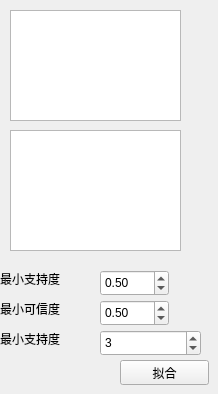
         <widget class="QWidget" name="page_55">
          <widget class="QPushButton" name="correlation_analysis_Apriori_Btn">
           <property name="geometry">
            <rect>
             <x>120</x>
             <y>360</y>
             <width>89</width>
             <height>25</height>
            </rect>
           </property>
           <property name="text">
            <string>拟合</string>
           </property>
          </widget>
          <widget class="QLabel" name="label_12">
           <property name="geometry">
            <rect>
             <x>0</x>
             <y>270</y>
             <width>81</width>
             <height>17</height>
            </rect>
           </property>
           <property name="text">
            <string>最小支持度</string>
           </property>
          </widget>
          <widget class="QDoubleSpinBox" name="doubleSpinBox_correlation_analysis_Apriori_minSupport">
           <property name="geometry">
            <rect>
             <x>100</x>
             <y>270</y>
             <width>69</width>
             <height>26</height>
            </rect>
           </property>
           <property name="minimum">
            <double>0.010000000000000</double>
           </property>
           <property name="maximum">
            <double>1.000000000000000</double>
           </property>
           <property name="singleStep">
            <double>0.100000000000000</double>
           </property>
           <property name="value">
            <double>0.500000000000000</double>
           </property>
          </widget>
          <widget class="QLabel" name="label_13">
           <property name="geometry">
            <rect>
             <x>0</x>
             <y>300</y>
             <width>81</width>
             <height>17</height>
            </rect>
           </property>
           <property name="text">
            <string>最小可信度</string>
           </property>
          </widget>
          <widget class="QDoubleSpinBox" name="doubleSpinBox_correlation_analysis_Apriori_minConf">
           <property name="geometry">
            <rect>
             <x>100</x>
             <y>300</y>
             <width>69</width>
             <height>26</height>
            </rect>
           </property>
           <property name="minimum">
            <double>0.010000000000000</double>
           </property>
           <property name="maximum">
            <double>1.000000000000000</double>
           </property>
           <property name="singleStep">
            <double>0.100000000000000</double>
           </property>
           <property name="value">
            <double>0.500000000000000</double>
           </property>
          </widget>
          <widget class="QLabel" name="label_14">
           <property name="geometry">
            <rect>
             <x>0</x>
             <y>330</y>
             <width>81</width>
             <height>17</height>
            </rect>
           </property>
           <property name="text">
            <string>最小支持度</string>
           </property>
          </widget>
          <widget class="QSpinBox" name="spinBox_correlation_analysis_FPGrowth">
           <property name="geometry">
            <rect>
             <x>100</x>
             <y>330</y>
             <width>101</width>
             <height>26</height>
            </rect>
           </property>
           <property name="minimum">
            <number>1</number>
           </property>
           <property name="maximum">
            <number>999999999</number>
           </property>
           <property name="value">
            <number>3</number>
           </property>
          </widget>
          <widget class="QListWidget" name="listWidget_correlation_analysis_Apriori">
           <property name="geometry">
            <rect>
             <x>10</x>
             <y>10</y>
             <width>171</width>
             <height>111</height>
            </rect>
           </property>
          </widget>
          <widget class="QListWidget" name="listWidget_correlation_analysis_Apriori_2">
           <property name="geometry">
            <rect>
             <x>10</x>
             <y>130</y>
             <width>171</width>
             <height>121</height>
            </rect>
           </property>
          </widget>
         </widget>
